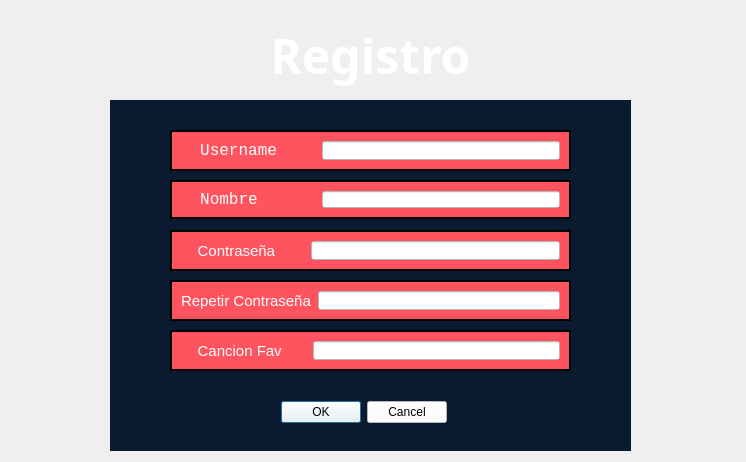
<?xml version="1.0" encoding="UTF-8"?>
<ui version="4.0">
 <class>Registro</class>
 <widget class="QDialog" name="Registro">
  <property name="geometry">
   <rect>
    <x>0</x>
    <y>0</y>
    <width>746</width>
    <height>462</height>
   </rect>
  </property>
  <property name="windowTitle">
   <string>Dialog</string>
  </property>
  <property name="styleSheet">
   <string notr="true"/>
  </property>
  <widget class="QLabel" name="label_9">
   <property name="geometry">
    <rect>
     <x>0</x>
     <y>0</y>
     <width>741</width>
     <height>111</height>
    </rect>
   </property>
   <property name="font">
    <font>
     <family>Arial Black</family>
     <pointsize>10</pointsize>
     <weight>75</weight>
     <italic>false</italic>
     <bold>true</bold>
    </font>
   </property>
   <property name="styleSheet">
    <string notr="true">color:#ffffff;</string>
   </property>
   <property name="text">
    <string>&lt;html&gt;&lt;head/&gt;&lt;body&gt;&lt;p align=&quot;center&quot;&gt;&lt;span style=&quot; font-size:36pt;&quot;&gt;Registro&lt;/span&gt;&lt;/p&gt;&lt;/body&gt;&lt;/html&gt;</string>
   </property>
  </widget>
  <widget class="QWidget" name="widget" native="true">
   <property name="geometry">
    <rect>
     <x>110</x>
     <y>100</y>
     <width>521</width>
     <height>351</height>
    </rect>
   </property>
   <property name="styleSheet">
    <string notr="true">background-color:#091a31;</string>
   </property>
   <widget class="QFrame" name="frame_2">
    <property name="geometry">
     <rect>
      <x>60</x>
      <y>30</y>
      <width>401</width>
      <height>41</height>
     </rect>
    </property>
    <property name="styleSheet">
     <string notr="true">background-color:#ff545f;</string>
    </property>
    <property name="frameShape">
     <enum>QFrame::Box</enum>
    </property>
    <property name="lineWidth">
     <number>2</number>
    </property>
    <layout class="QHBoxLayout" name="horizontalLayout_8">
     <item>
      <widget class="QLabel" name="label_7">
       <property name="font">
        <font>
         <family>Consolas</family>
         <pointsize>12</pointsize>
        </font>
       </property>
       <property name="styleSheet">
        <string notr="true">background-color:#ff545f;
color:#ffffff;</string>
       </property>
       <property name="text">
        <string>  Username    </string>
       </property>
      </widget>
     </item>
     <item>
      <widget class="QLineEdit" name="reg_user">
       <property name="styleSheet">
        <string notr="true">background-color:rgb(255, 255, 255);</string>
       </property>
      </widget>
     </item>
    </layout>
   </widget>
   <widget class="QFrame" name="frame_3">
    <property name="geometry">
     <rect>
      <x>60</x>
      <y>80</y>
      <width>401</width>
      <height>39</height>
     </rect>
    </property>
    <property name="styleSheet">
     <string notr="true">background-color:#ff545f;</string>
    </property>
    <property name="frameShape">
     <enum>QFrame::Box</enum>
    </property>
    <property name="lineWidth">
     <number>2</number>
    </property>
    <layout class="QHBoxLayout" name="horizontalLayout_9">
     <item>
      <widget class="QLabel" name="label_10">
       <property name="font">
        <font>
         <family>Consolas</family>
         <pointsize>12</pointsize>
        </font>
       </property>
       <property name="styleSheet">
        <string notr="true">background-color:#ff545f;
color:#ffffff;</string>
       </property>
       <property name="text">
        <string>  Nombre      </string>
       </property>
      </widget>
     </item>
     <item>
      <widget class="QLineEdit" name="reg_nombre">
       <property name="styleSheet">
        <string notr="true">background-color:rgb(255, 255, 255);</string>
       </property>
      </widget>
     </item>
    </layout>
   </widget>
   <widget class="QFrame" name="frame_4">
    <property name="geometry">
     <rect>
      <x>60</x>
      <y>130</y>
      <width>401</width>
      <height>41</height>
     </rect>
    </property>
    <property name="styleSheet">
     <string notr="true">background-color:#ff545f;</string>
    </property>
    <property name="frameShape">
     <enum>QFrame::Box</enum>
    </property>
    <property name="lineWidth">
     <number>2</number>
    </property>
    <layout class="QHBoxLayout" name="horizontalLayout_10">
     <item>
      <widget class="QLabel" name="label_11">
       <property name="font">
        <font>
         <pointsize>11</pointsize>
        </font>
       </property>
       <property name="styleSheet">
        <string notr="true">background-color:#ff545f;
color:#ffffff;</string>
       </property>
       <property name="text">
        <string>    Contraseña       </string>
       </property>
      </widget>
     </item>
     <item>
      <widget class="QLineEdit" name="reg_password">
       <property name="styleSheet">
        <string notr="true">background-color:rgb(255, 255, 255);</string>
       </property>
      </widget>
     </item>
    </layout>
   </widget>
   <widget class="QFrame" name="frame">
    <property name="geometry">
     <rect>
      <x>60</x>
      <y>230</y>
      <width>401</width>
      <height>41</height>
     </rect>
    </property>
    <property name="styleSheet">
     <string notr="true">background-color:#ff545f;</string>
    </property>
    <property name="frameShape">
     <enum>QFrame::Box</enum>
    </property>
    <property name="lineWidth">
     <number>2</number>
    </property>
    <layout class="QHBoxLayout" name="horizontalLayout_7">
     <item>
      <widget class="QLabel" name="label_6">
       <property name="font">
        <font>
         <pointsize>11</pointsize>
        </font>
       </property>
       <property name="styleSheet">
        <string notr="true">background-color:#ff545f;
color:#ffffff;</string>
       </property>
       <property name="text">
        <string>    Cancion Fav      </string>
       </property>
      </widget>
     </item>
     <item>
      <widget class="QLineEdit" name="reg_cancion">
       <property name="styleSheet">
        <string notr="true">background-color:rgb(255, 255, 255);</string>
       </property>
      </widget>
     </item>
    </layout>
   </widget>
   <widget class="QFrame" name="frame_5">
    <property name="geometry">
     <rect>
      <x>60</x>
      <y>180</y>
      <width>401</width>
      <height>41</height>
     </rect>
    </property>
    <property name="styleSheet">
     <string notr="true">background-color:#ff545f;</string>
    </property>
    <property name="frameShape">
     <enum>QFrame::Box</enum>
    </property>
    <property name="lineWidth">
     <number>2</number>
    </property>
    <layout class="QHBoxLayout" name="horizontalLayout_11">
     <item>
      <widget class="QLabel" name="label_8">
       <property name="font">
        <font>
         <pointsize>11</pointsize>
        </font>
       </property>
       <property name="styleSheet">
        <string notr="true">background-color:#ff545f;
color:#ffffff;</string>
       </property>
       <property name="text">
        <string>Repetir Contraseña</string>
       </property>
      </widget>
     </item>
     <item>
      <widget class="QLineEdit" name="reg_password2">
       <property name="styleSheet">
        <string notr="true">background-color:rgb(255, 255, 255);</string>
       </property>
      </widget>
     </item>
    </layout>
   </widget>
   <widget class="QDialogButtonBox" name="box">
    <property name="geometry">
     <rect>
      <x>170</x>
      <y>300</y>
      <width>167</width>
      <height>25</height>
     </rect>
    </property>
    <property name="styleSheet">
     <string notr="true">background-color:#ffffff;
color:#000000;</string>
    </property>
    <property name="standardButtons">
     <set>QDialogButtonBox::Cancel|QDialogButtonBox::Ok</set>
    </property>
   </widget>
  </widget>
  <widget class="QLabel" name="label">
   <property name="geometry">
    <rect>
     <x>650</x>
     <y>0</y>
     <width>91</width>
     <height>91</height>
    </rect>
   </property>
   <property name="text">
    <string/>
   </property>
   <property name="pixmap">
    <pixmap resource="logo.qrc">:/imagenes/music.png</pixmap>
   </property>
   <property name="scaledContents">
    <bool>true</bool>
   </property>
  </widget>
  <widget class="QLabel" name="label_2">
   <property name="geometry">
    <rect>
     <x>10</x>
     <y>360</y>
     <width>91</width>
     <height>91</height>
    </rect>
   </property>
   <property name="text">
    <string/>
   </property>
   <property name="pixmap">
    <pixmap resource="logo.qrc">:/imagenes/music.png</pixmap>
   </property>
   <property name="scaledContents">
    <bool>true</bool>
   </property>
  </widget>
  <widget class="QLabel" name="label_3">
   <property name="geometry">
    <rect>
     <x>890</x>
     <y>200</y>
     <width>91</width>
     <height>91</height>
    </rect>
   </property>
   <property name="text">
    <string/>
   </property>
   <property name="pixmap">
    <pixmap resource="logo.qrc">:/imagenes/music.png</pixmap>
   </property>
   <property name="scaledContents">
    <bool>true</bool>
   </property>
  </widget>
  <widget class="QLabel" name="label_4">
   <property name="geometry">
    <rect>
     <x>250</x>
     <y>560</y>
     <width>91</width>
     <height>91</height>
    </rect>
   </property>
   <property name="text">
    <string/>
   </property>
   <property name="pixmap">
    <pixmap resource="logo.qrc">:/imagenes/music.png</pixmap>
   </property>
   <property name="scaledContents">
    <bool>true</bool>
   </property>
  </widget>
  <widget class="QLabel" name="label_5">
   <property name="geometry">
    <rect>
     <x>650</x>
     <y>360</y>
     <width>91</width>
     <height>91</height>
    </rect>
   </property>
   <property name="text">
    <string/>
   </property>
   <property name="pixmap">
    <pixmap resource="logo.qrc">:/imagenes/music.png</pixmap>
   </property>
   <property name="scaledContents">
    <bool>true</bool>
   </property>
  </widget>
  <widget class="QLabel" name="label_12">
   <property name="geometry">
    <rect>
     <x>10</x>
     <y>0</y>
     <width>91</width>
     <height>91</height>
    </rect>
   </property>
   <property name="text">
    <string/>
   </property>
   <property name="pixmap">
    <pixmap resource="logo.qrc">:/imagenes/music.png</pixmap>
   </property>
   <property name="scaledContents">
    <bool>true</bool>
   </property>
  </widget>
 </widget>
 <resources>
  <include location="logo.qrc"/>
 </resources>
 <connections/>
</ui>
